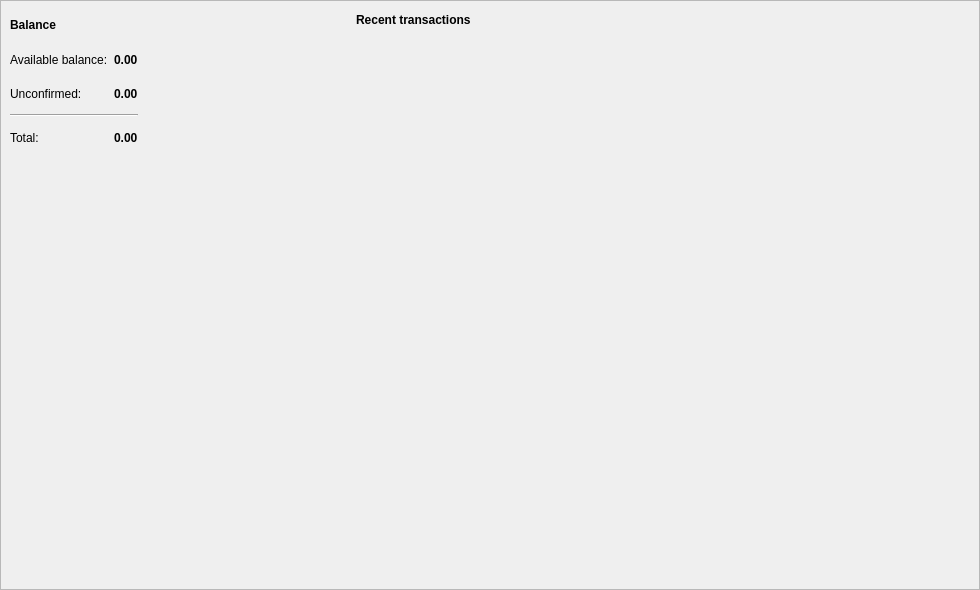
<?xml version="1.0" encoding="UTF-8"?>
<ui version="4.0">
  <class>OverviewFrame</class>
  <widget class="QFrame" name="OverviewFrame">
    <property name="geometry">
      <rect>
        <x>0</x>
        <y>0</y>
        <width>980</width>
        <height>590</height>
      </rect>
    </property>
    <property name="windowTitle">
      <string>Frame</string>
    </property>
    <property name="frameShape">
      <enum>QFrame::StyledPanel</enum>
    </property>
    <property name="frameShadow">
      <enum>QFrame::Raised</enum>
    </property>
    <layout class="QGridLayout" name="gridLayout" columnstretch="35,65">
      <property name="sizeConstraint">
        <enum>QLayout::SetDefaultConstraint</enum>
      </property>
      <property name="leftMargin">
        <number>0</number>
      </property>
      <property name="topMargin">
        <number>0</number>
      </property>
      <property name="rightMargin">
        <number>0</number>
      </property>
      <property name="bottomMargin">
        <number>0</number>
      </property>
      <property name="horizontalSpacing">
        <number>5</number>
      </property>
      <property name="verticalSpacing">
        <number>0</number>
      </property>
      <item row="0" column="0">
        <widget class="QFrame" name="m_overviewWalletFrame">
          <property name="minimumSize">
            <size>
              <width>0</width>
              <height>160</height>
            </size>
          </property>
          <property name="maximumSize">
            <size>
              <width>16777215</width>
              <height>160</height>
            </size>
          </property>
          <property name="frameShape">
            <enum>QFrame::NoFrame</enum>
          </property>
          <property name="frameShadow">
            <enum>QFrame::Raised</enum>
          </property>
          <layout class="QGridLayout" name="gridLayout_2">
            <item row="4" column="1">
              <widget class="QLabel" name="m_totalBalanceLabel">
                <property name="font">
                  <font>
                    <weight>75</weight>
                    <bold>true</bold>
                  </font>
                </property>
                <property name="text">
                  <string notr="true">0.00</string>
                </property>
              </widget>
            </item>
            <item row="1" column="1">
              <widget class="QLabel" name="m_actualBalanceLabel">
                <property name="font">
                  <font>
                    <weight>75</weight>
                    <bold>true</bold>
                  </font>
                </property>
                <property name="text">
                  <string notr="true">0.00</string>
                </property>
              </widget>
            </item>
            <item row="4" column="0">
              <widget class="QLabel" name="label_6">
                <property name="text">
                  <string>Total:</string>
                </property>
              </widget>
            </item>
            <item row="1" column="2">
              <widget class="QLabel" name="m_tickerLabel1">
                <property name="text">
                  <string notr="true"/>
                </property>
              </widget>
            </item>
            <item row="0" column="0">
              <widget class="QLabel" name="label">
                <property name="font">
                  <font>
                    <weight>75</weight>
                    <bold>true</bold>
                  </font>
                </property>
                <property name="text">
                  <string>Balance</string>
                </property>
              </widget>
            </item>
            <item row="2" column="0">
              <widget class="QLabel" name="label_4">
                <property name="text">
                  <string>Unconfirmed:</string>
                </property>
              </widget>
            </item>
            <item row="1" column="0">
              <widget class="QLabel" name="label_2">
                <property name="text">
                  <string>Available balance:</string>
                </property>
              </widget>
            </item>
            <item row="3" column="0" colspan="2">
              <widget class="Line" name="line">
                <property name="orientation">
                  <enum>Qt::Horizontal</enum>
                </property>
              </widget>
            </item>
            <item row="2" column="1">
              <widget class="QLabel" name="m_pendingBalanceLabel">
                <property name="font">
                  <font>
                    <weight>75</weight>
                    <bold>true</bold>
                  </font>
                </property>
                <property name="text">
                  <string notr="true">0.00</string>
                </property>
              </widget>
            </item>
            <item row="4" column="2">
              <widget class="QLabel" name="m_tickerLabel3">
                <property name="text">
                  <string notr="true"/>
                </property>
              </widget>
            </item>
            <item row="2" column="2">
              <widget class="QLabel" name="m_tickerLabel2">
                <property name="text">
                  <string notr="true"/>
                </property>
              </widget>
            </item>
            <item row="2" column="3">
              <spacer name="horizontalSpacer_2">
                <property name="orientation">
                  <enum>Qt::Horizontal</enum>
                </property>
                <property name="sizeHint" stdset="0">
                  <size>
                    <width>40</width>
                    <height>20</height>
                  </size>
                </property>
              </spacer>
            </item>
          </layout>
        </widget>
      </item>
      <item row="1" column="0" rowspan="2">
        <spacer name="verticalSpacer">
          <property name="orientation">
            <enum>Qt::Vertical</enum>
          </property>
          <property name="sizeType">
            <enum>QSizePolicy::Expanding</enum>
          </property>
          <property name="sizeHint" stdset="0">
            <size>
              <width>20</width>
              <height>425</height>
            </size>
          </property>
        </spacer>
      </item>
      <item row="0" column="1" rowspan="3">
        <widget class="QFrame" name="frame_2">
          <property name="minimumSize">
            <size>
              <width>0</width>
              <height>0</height>
            </size>
          </property>
          <property name="maximumSize">
            <size>
              <width>16777215</width>
              <height>16777215</height>
            </size>
          </property>
          <property name="frameShape">
            <enum>QFrame::NoFrame</enum>
          </property>
          <property name="frameShadow">
            <enum>QFrame::Raised</enum>
          </property>
          <layout class="QVBoxLayout" name="verticalLayout">
            <item>
              <layout class="QHBoxLayout" name="horizontalLayout">
                <item>
                  <widget class="QLabel" name="label_8">
                    <property name="font">
                      <font>
                        <weight>75</weight>
                        <bold>true</bold>
                      </font>
                    </property>
                    <property name="text">
                      <string>Recent transactions</string>
                    </property>
                  </widget>
                </item>
                <item>
                  <spacer name="horizontalSpacer">
                    <property name="orientation">
                      <enum>Qt::Horizontal</enum>
                    </property>
                    <property name="sizeHint" stdset="0">
                      <size>
                        <width>40</width>
                        <height>20</height>
                      </size>
                    </property>
                  </spacer>
                </item>
              </layout>
            </item>
            <item>
              <widget class="QTreeView" name="m_recentTransactionsView">
                <property name="palette">
                  <palette>
                    <active>
                      <colorrole role="Base">
                        <brush brushstyle="SolidPattern">
                          <color alpha="0">
                            <red>0</red>
                            <green>0</green>
                            <blue>0</blue>
                          </color>
                        </brush>
                      </colorrole>
                      <colorrole role="Window">
                        <brush brushstyle="SolidPattern">
                          <color alpha="0">
                            <red>0</red>
                            <green>0</green>
                            <blue>0</blue>
                          </color>
                        </brush>
                      </colorrole>
                    </active>
                    <inactive>
                      <colorrole role="Base">
                        <brush brushstyle="SolidPattern">
                          <color alpha="0">
                            <red>0</red>
                            <green>0</green>
                            <blue>0</blue>
                          </color>
                        </brush>
                      </colorrole>
                      <colorrole role="Window">
                        <brush brushstyle="SolidPattern">
                          <color alpha="0">
                            <red>0</red>
                            <green>0</green>
                            <blue>0</blue>
                          </color>
                        </brush>
                      </colorrole>
                    </inactive>
                    <disabled>
                      <colorrole role="Base">
                        <brush brushstyle="SolidPattern">
                          <color alpha="0">
                            <red>0</red>
                            <green>0</green>
                            <blue>0</blue>
                          </color>
                        </brush>
                      </colorrole>
                      <colorrole role="Window">
                        <brush brushstyle="SolidPattern">
                          <color alpha="0">
                            <red>0</red>
                            <green>0</green>
                            <blue>0</blue>
                          </color>
                        </brush>
                      </colorrole>
                    </disabled>
                  </palette>
                </property>
                <property name="focusPolicy">
                  <enum>Qt::NoFocus</enum>
                </property>
                <property name="autoFillBackground">
                  <bool>true</bool>
                </property>
                <property name="styleSheet">
                  <string notr="true"/>
                </property>
                <property name="frameShape">
                  <enum>QFrame::NoFrame</enum>
                </property>
                <property name="editTriggers">
                  <set>QAbstractItemView::NoEditTriggers</set>
                </property>
                <property name="selectionMode">
                  <enum>QAbstractItemView::NoSelection</enum>
                </property>
                <property name="rootIsDecorated">
                  <bool>false</bool>
                </property>
                <property name="uniformRowHeights">
                  <bool>true</bool>
                </property>
                <property name="itemsExpandable">
                  <bool>false</bool>
                </property>
                <property name="headerHidden">
                  <bool>true</bool>
                </property>
                <property name="expandsOnDoubleClick">
                  <bool>false</bool>
                </property>
              </widget>
            </item>
          </layout>
        </widget>
      </item>
    </layout>
  </widget>
  <resources/>
  <connections/>
</ui>
